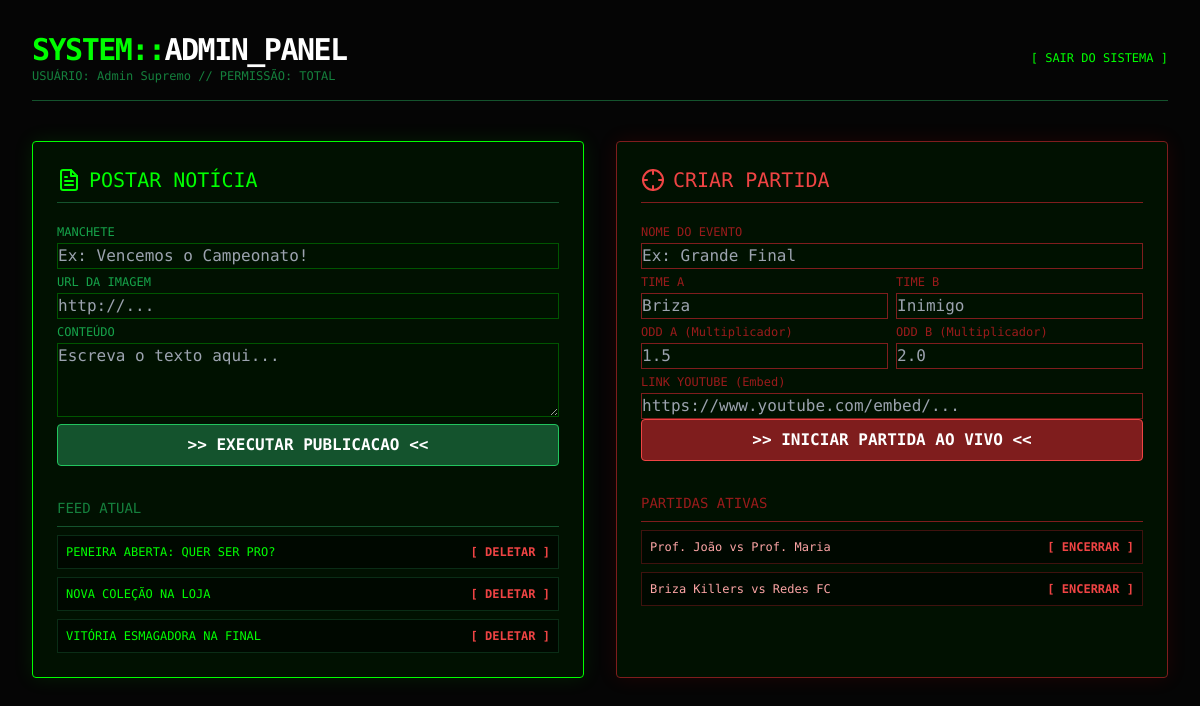
Page /admin (signed in) on the committed database.
### tables this page shows
CREATE TABLE usuarios (
        id INTEGER PRIMARY KEY AUTOINCREMENT,
        nome_completo TEXT NOT NULL,
        email TEXT UNIQUE NOT NULL,
        senha_hash TEXT NOT NULL,
        moedas INTEGER DEFAULT 500,
        tipo_usuario TEXT DEFAULT 'torcedor',
        ultimo_bau TEXT -- Guarda a data YYYY-MM-DD da última abertura
    );

CREATE TABLE noticias (
        id INTEGER PRIMARY KEY AUTOINCREMENT,
        titulo TEXT NOT NULL,
        resumo TEXT,
        conteudo TEXT,
        imagem_capa TEXT,
        autor TEXT DEFAULT 'Admin',
        data_postagem DATETIME DEFAULT CURRENT_TIMESTAMP
    );

CREATE TABLE partidas (
        id INTEGER PRIMARY KEY AUTOINCREMENT,
        titulo TEXT NOT NULL,
        time_a TEXT NOT NULL,
        time_b TEXT NOT NULL,
        data_jogo TEXT,
        odd_a REAL DEFAULT 2.0,
        odd_b REAL DEFAULT 2.0,
        status TEXT DEFAULT 'aberta',
        embed_url TEXT -- Link do YouTube/Twitch
    );

### app.py (the view)
@app.route('/admin')
def admin_panel():
    if 'usuario_id' not in session: return redirect(url_for('login'))
    conn = get_db_connection()
    user = conn.execute('SELECT * FROM usuarios WHERE id = ?', (session['usuario_id'],)).fetchone()
    if user['tipo_usuario'] != 'admin':
        conn.close()
        return redirect(url_for('perfil'))
    noticias = conn.execute('SELECT * FROM noticias ORDER BY id DESC').fetchall()
    partidas = conn.execute('SELECT * FROM partidas ORDER BY id DESC').fetchall()
    conn.close()
    return render_template('admin.html', usuario=user, noticias=noticias, partidas=partidas)

### app.py (called while the page is built)
def get_db_connection():
    conn = sqlite3.connect(DB_NAME)
    conn.row_factory = sqlite3.Row
    return conn

### templates/admin.html (shortened to what this page needs)
<!DOCTYPE html>
<html lang="pt-br">
<head>
    <script src="https://cdn.tailwindcss.com"></script>
</head>
<body class="min-h-screen p-8 bg-[url('https://www.transparenttextures.com/patterns/carbon-fibre.png')]">
    <header class="flex justify-between items-center mb-10 border-b border-green-900 pb-4">
        <div>
            <h1 class="text-3xl font-bold tracking-tighter">SYSTEM::<span class="text-white">ADMIN_PANEL</span></h1>
            <p class="text-xs text-green-700">USUÁRIO: {{ usuario.nome_completo }} // PERMISSÃO: TOTAL</p>
        </div>
        <a href="/perfil" class="text-xs hover:text-white">[ SAIR DO SISTEMA ]</a>
    </header>
    <div class="grid grid-cols-1 lg:grid-cols-2 gap-8">
        <div class="glass p-6 rounded shadow-[0_0_20px_rgba(0,255,0,0.1)]">
            <h2 class="text-xl mb-4 flex items-center gap-2 border-b border-green-900 pb-2">
                <i data-feather="file-text"></i> POSTAR NOTÍCIA
            </h2>
            <form action="/admin/criar_noticia" method="POST" class="mb-8">
                <label class="text-xs text-green-600">MANCHETE</label>
                <input type="text" name="titulo" placeholder="Ex: Vencemos o Campeonato!" required>
                <label class="text-xs text-green-600">URL DA IMAGEM</label>
                <input type="text" name="imagem" placeholder="http://..." required>
                <label class="text-xs text-green-600">CONTEÚDO</label>
                <textarea name="conteudo" rows="3" placeholder="Escreva o texto aqui..." required></textarea>
                <button type="submit" class="w-full bg-green-900 hover:bg-green-600 text-white py-2 rounded font-bold transition border border-green-500">
                    >> EXECUTAR PUBLICACAO <<
                </button>
            </form>
            <h3 class="text-sm text-green-700 mb-2 uppercase">Feed Atual</h3>
            <ul class="space-y-2 max-h-60 overflow-y-auto text-xs border-t border-green-900 pt-2">
                {% for n in noticias %}
                <li class="flex justify-between items-center bg-black/50 p-2 border border-green-900/50 hover:bg-green-900/20">
                    <span class="truncate w-2/3">{{ n.titulo }}</span>
                    <a href="/admin/deletar/noticia/{{ n.id }}" class="text-red-500 hover:text-red-400 font-bold">[ DELETAR ]</a>
                </li>
                {% endfor %}
            </ul>
        </div>
        <div class="glass p-6 rounded border-red-900 shadow-[0_0_20px_rgba(255,0,0,0.1)]">
            <h2 class="text-xl mb-4 flex items-center gap-2 text-red-500 border-b border-red-900 pb-2">
                <i data-feather="crosshair"></i> CRIAR PARTIDA
            </h2>
            <form action="/admin/criar_partida" method="POST" class="mb-8">
                <label class="text-xs text-red-800">NOME DO EVENTO</label>
                <input type="text" name="titulo" placeholder="Ex: Grande Final" class="border-red-900 focus:border-red-500" required>
                <div class="grid grid-cols-2 gap-2">
                    <div>
                        <label class="text-xs text-red-800">TIME A</label>
                        <input type="text" name="time_a" placeholder="Briza" class="border-red-900 focus:border-red-500" required>
                    </div>
                    <div>
                        <label class="text-xs text-red-800">TIME B</label>
                        <input type="text" name="time_b" placeholder="Inimigo" class="border-red-900 focus:border-red-500" required>
                    </div>
                </div>
                <div class="grid grid-cols-2 gap-2">
                    <div>
                        <label class="text-xs text-red-800">ODD A (Multiplicador)</label>
                        <input type="number" step="0.1" name="odd_a" placeholder="1.5" class="border-red-900 focus:border-red-500" required>
                    </div>
                    <div>
                        <label class="text-xs text-red-800">ODD B (Multiplicador)</label>
                        <input type="number" step="0.1" name="odd_b" placeholder="2.0" class="border-red-900 focus:border-red-500" required>
                    </div>
                </div>
                <label class="text-xs text-red-800">LINK YOUTUBE (Embed)</label>
                <input type="text" name="link" placeholder="https://www.youtube.com/embed/..." class="border-red-900 focus:border-red-500">
                <button type="submit" class="w-full bg-red-900 hover:bg-red-600 text-white py-2 rounded font-bold transition border border-red-500">
                    >> INICIAR PARTIDA AO VIVO <<
                </button>
            </form>
            <h3 class="text-sm text-red-800 mb-2 uppercase">Partidas Ativas</h3>
            <ul class="space-y-2 max-h-60 overflow-y-auto text-xs border-t border-red-900 pt-2">
                {% for p in partidas %}
                <li class="flex justify-between items-center bg-black/50 p-2 border border-red-900/50 hover:bg-red-900/20">
                    <span class="truncate w-2/3 text-red-300">{{ p.time_a }} vs {{ p.time_b }}</span>
                    <a href="/admin/deletar/partida/{{ p.id }}" class="text-red-500 hover:text-red-400 font-bold">[ ENCERRAR ]</a>
                </li>
                {% endfor %}
            </ul>
        </div>
    </div>
</body>
</html>

### templates/admin.html (style rules this page uses)
body { font-family: 'Fira Code', monospace; background-color: #050505; color: #00FF00; }
.glass { background: rgba(0, 20, 0, 0.8); border: 1px solid #00FF00; }
input, textarea { background: #001100; border: 1px solid #005500; color: white; padding: 10px; margin-bottom: 10px; width: 100%; }
::placeholder { color: #004400; }

### rows in the picture
usuarios: nome_completo "Admin Supremo"
noticias: titulo "PENEIRA ABERTA: QUER SER PRO?"
noticias: titulo "NOVA COLEÇÃO NA LOJA"
noticias: titulo "VITÓRIA ESMAGADORA NA FINAL"
partidas: time_a "Prof. João", time_b "Prof. Maria"
partidas: time_a "Briza Killers", time_b "Redes FC"
